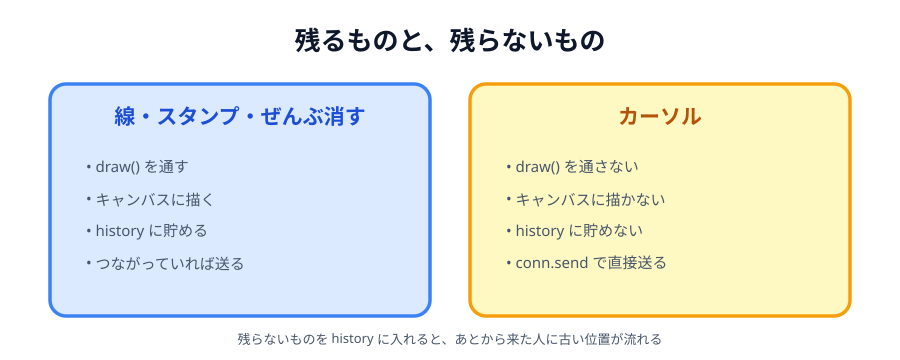

Source code (Python):
# 01-two-paths.svg
# スキーマ: SPLITTING（残るもの／残らないもので扱いを分ける）

import sys
sys.path.insert(0, "/Users/seekseep/.claude/skills/genfig")
from genfig import Canvas, PALETTE

c = Canvas(900, 360)
c.text(450, 50, "残るものと、残らないもの", scale="xl")

c.sticky(50, 84, 380, 232, color="blue")
c.text(240, 124, "線・スタンプ・ぜんぶ消す", scale="lg", fill=PALETTE["blue"]["text"])
c.bullets(86, 172, [
    "draw() を通す",
    "キャンバスに描く",
    "history に貯める",
    "つながっていれば送る",
], scale="body", gap=32)

c.sticky(470, 84, 380, 232, color="yellow")
c.text(660, 124, "カーソル", scale="lg", fill=PALETTE["yellow"]["text"])
c.bullets(506, 172, [
    "draw() を通さない",
    "キャンバスに描かない",
    "history に貯めない",
    "conn.send で直接送る",
], scale="body", gap=32)

c.text(450, 344, "残らないものを history に入れると、あとから来た人に古い位置が流れる", scale="sm")

c.save("01-two-paths.svg")
